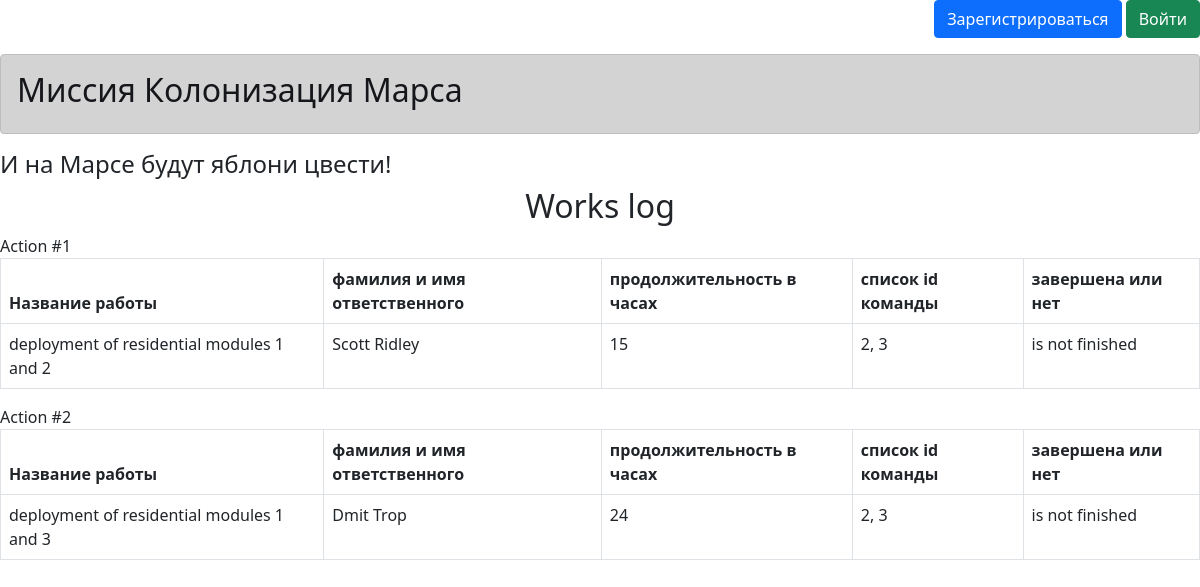
The page /index on the database as committed earlier.
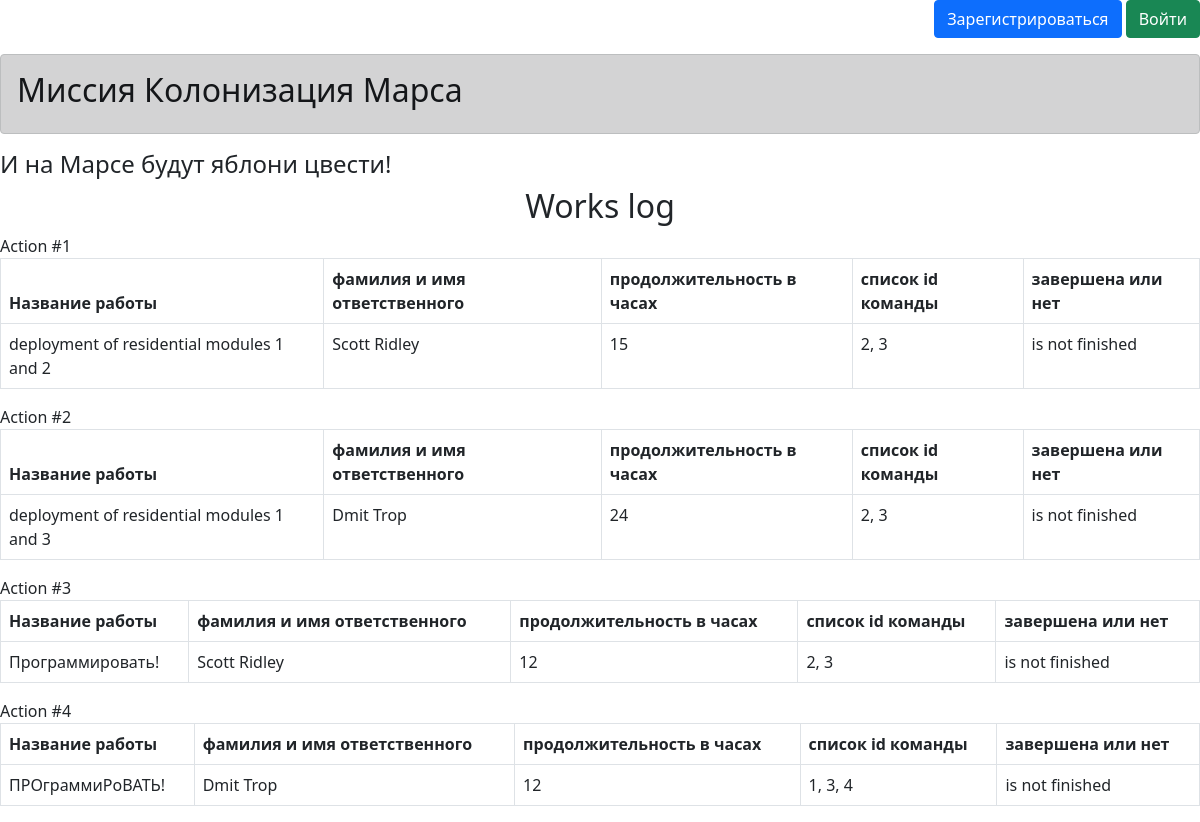
The same page on the database as committed later.
### data/models/models.py (models this page shows, shortened)
class Jobs(SqlAlchemyBase):
    __tablename__ = 'jobs'
    id: Mapped[int] = mapped_column(primary_key=True, autoincrement=True)
    team_leader: Mapped[int] = mapped_column(ForeignKey(User.id))
    job: Mapped[Optional[str]]
    work_size: Mapped[Optional[int]]
    collaborators: Mapped[Optional[str]]
    start_date: Mapped[Optional[datetime.datetime]]
    end_date: Mapped[Optional[datetime.datetime]]
    is_finished: Mapped[Optional[bool]]
    user: Mapped['User'] = relationship(back_populates='jobs')

class User(SqlAlchemyBase, UserMixin):
    __tablename__ = 'users'
    id: Mapped[int] = mapped_column(primary_key=True, autoincrement=True)
    surname: Mapped[Optional[str]]
    name: Mapped[Optional[str]]
    age: Mapped[Optional[int]]
    position: Mapped[Optional[str]]
    speciality: Mapped[Optional[str]]
    address: Mapped[Optional[str]]
    email: Mapped[Optional[str]] = mapped_column(unique=True)
    hashed_password: Mapped[Optional[str]]
    modified_date: Mapped[Optional[datetime.datetime]]
    jobs: Mapped['Jobs'] = relationship(back_populates='user')

### main.py (the view)
@app.route('/')
@app.route('/index')
def index() -> str:
    title = "Миссия Колонизация Марса"
    return render_template('works_log.html', title=title,
                           jobs_data=session_db.query(Jobs).all())

### templates/works_log.html
{% extends "base.html" %}
{% block content %}
<h2 align="center">Works log</h2>
{% set columns = ['Название работы', 'фамилия и имя ответственного',
'продолжительность в часах', 'список id команды', 'завершена или нет'] %}
{% for job in jobs_data %}
<caption>Action #{{loop.index}}</caption>
<table class="table table-bordered">
    <thead>
        <tr>
            {% for column in columns %}
                <th>{{column}}</th>
            {% endfor %}
        </tr>
    </thead>
    <tbody>
        <tr>
            <td>{{job.job}}</td>
            <td>{{job.user.surname}} {{job.user.name}}</td>
            <td>{{job.work_size}}</td>
            <td>{{job.collaborators}}</td>
            <td>{% if job.is_finished %} is finished {% else %} is not finished {% endif %}</td>
        </tr>
    </tbody>
</table>
{% endfor %}
{% endblock %}

### templates/base.html (shortened to what this page needs)
<!DOCTYPE html>
<html lang="en">
<head>
    <link rel="stylesheet"
          href="https://cdn.jsdelivr.net/npm/bootstrap@5.0.0-beta1/dist/css/bootstrap.min.css"
>
    <link rel="stylesheet" type="text/css" href="{{ url_for('static', filename='css/image.css') }}"/>
    <link rel="stylesheet" type="text/css" href="{{ url_for('static', filename='css/base.css') }}"/>
</head>
<body>
{% if current_user.is_authenticated %}
<p class="parent" align="right">
    <a class="navbar-brand" href="/logout" style="color: purple;"><strong>{{ current_user.surname }} {{
        current_user.name }}</strong></a>
</p>
{% else %}
<p class="parent" align="right" style="margin-left: 10px">
    <a class="btn btn-primary " href="/registration">Зарегистрироваться</a>
    <a class="btn btn-success" href="/login">Войти</a>
</p>
{% endif %}
<div class="alert alert-dark" role="alert">
    <h2>Миссия Колонизация Марса</h2>
</div>
<h4>И на Марсе будут яблони цвести!</h4>
{% block content %}
{% endblock %}
</body>
</html>

Rows that differ between the two databases and show on the page:
added Jobs: columns "Название работы" "фамилия и имя ответственного" "продолжительность в часах" "список id команды" "завершена или нет", job "Программировать!", user.surname "Scott", user.name "Ridley", work_size "12", collaborators "2, 3", shows "is not finished"
added Jobs: columns "Название работы" "фамилия и имя ответственного" "продолжительность в часах" "список id команды" "завершена или нет", job "ПРОграммиРоВАТЬ!", user.surname "Dmit", user.name "Trop", work_size "12", collaborators "1, 3, 4", is_finished "is not finished"
